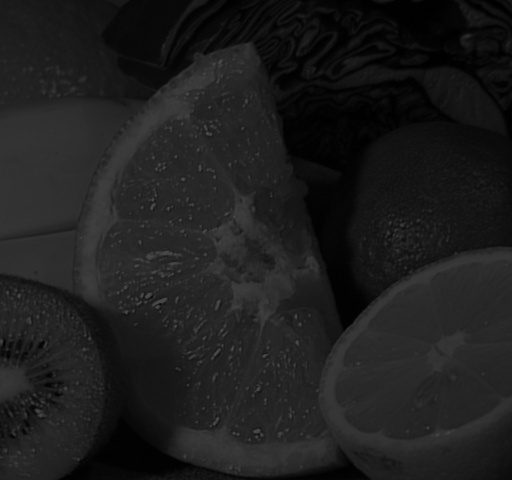
#> input picture Image_Processing/week02/fruits_div3.jpg, 512 x 480 px
$ python my_histogram.py   (older library calls are emulated)
#> lines starting #> are read from the running program, lines starting #| are printed output that depends on the picture
import numpy as np
import cv2
import matplotlib.pyplot as plt

def my_calcHist(src):
    h, w = src.shape[:2]                                  # src is (h by w) picture

    hist = np.zeros((256,), dtype=np.int)
    for row in range(h):                                  # src의 row, col 순회하면서
        for col in range(w):                              # histogram 작성
            intensity = src[row, col]
            hist[intensity] += 1
    return hist


def my_normalize_hist(hist, pixel_num):
    normalized_hist = np.divide(hist, pixel_num)             # hist / pixel_num
    return normalized_hist


def my_PDF2CDF(pdf):
    cdf = np.cumsum(pdf)                                    # 누적
    return cdf


def my_denormalize(normalized, gray_level):
    denormalized = np.multiply(normalized, gray_level)      # normalized / gray_level
    return denormalized


def my_calcHist_equalization(denormalized, hist):
    hist_equal = np.zeros(len(hist), dtype=np.uint8)
    for i in range(len(hist)):                      # equalization 수행
        hist_equal[denormalized[i]] += hist[i]      # denormalized[i]의 값이 index
    return hist_equal


def my_equal_img(src, output_gray_level):
    # histogram to image
    h, w = src.shape[:2]                          # initialization
    dst = np.zeros((h, w), dtype=np.uint8)
    for row in range(h):                            # 모든 row, col 순회하면서
        for col in range(w):                        # output_gray_level의 값 부여
            dst[row, col] = output_gray_level[src[row, col]]

    return dst

#input_image의  equalization된 histogram & image 를 return
def my_hist_equal(src):
    (h, w) = src.shape
    max_gray_level = 255
    histogram = my_calcHist(src)
    normalized_histogram = my_normalize_hist(histogram, h * w)      # PDF
    normalized_output = my_PDF2CDF(normalized_histogram)            # CDF
    denormalized_output = my_denormalize(normalized_output, max_gray_level)
    output_gray_level = denormalized_output.astype(int)             # floor operation
    hist_equal = my_calcHist_equalization(output_gray_level, histogram)


    plt.plot(denormalized_output, )             # mapping function
    plt.title('mapping function')
    plt.xlabel('input intensity')
    plt.ylabel('output intensity')
    plt.show()

    ### dst : equalization 결과 image
    dst = my_equal_img(src, output_gray_level)

    return dst, hist_equal

if __name__ == '__main__':

    src = cv2.imread('fruits_div3.jpg', cv2.IMREAD_GRAYSCALE)
#> src is the input picture: shape (480, 512); min 0, max 81, mean 29.6
    hist = my_calcHist(src)
#> after the loop in my_calcHist, `for row in range(h):`: hist = 256 values, max 8440 at index 37, min 0 at index 82, mean 960
    dst, hist_equal = my_hist_equal(src)
#> in my_hist_equal, `histogram = my_calcHist(src)`: histogram has the same summary as hist in my_calcHist
#> in my_normalize_hist, `normalized_hist = np.divide(hist, pixel_num)`: normalized_hist = 256 values, max 0.0343 at index 37, min 0 at index 82, mean 0.00391
#> in my_hist_equal, `normalized_histogram = my_normalize_hist(histogram, h * w)`: normalized_histogram has the same summary as normalized_hist in my_normalize_hist
#> in my_PDF2CDF, `cdf = np.cumsum(pdf)`: cdf = 256 values from 0.00305 to 1
#> in my_denormalize, `denormalized = np.multiply(normalized, gray_level)`: denormalized = 256 values from 0.778 to 255
#> in my_hist_equal, `output_gray_level = denormalized_output.astype(int)`: output_gray_level = 256 values from 0 to 255
#> in my_calcHist_equalization, `hist_equal = np.zeros(len(hist), dtype=np.uint8)`: hist_equal = 256 values from 0 to 0
#> after the loop in my_calcHist_equalization, `for i in range(len(hist)):`: hist_equal = 256 values, max 255 at index 96, min 0 at index 1, mean 35
#> in my_hist_equal, `plt.show()`:
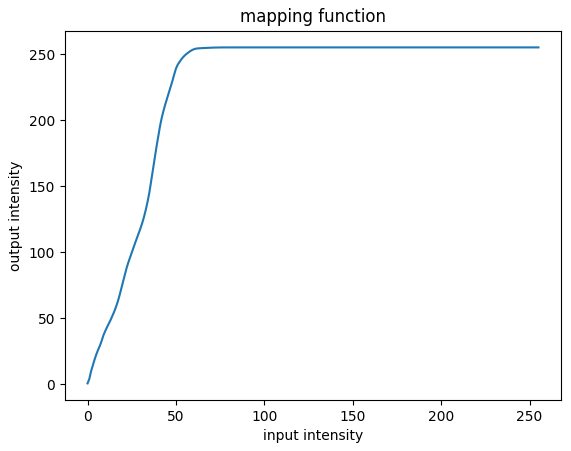
#> figure drawn by matplotlib, 1 panel; curve peaks at x = 81, y = 255
#> after the loop in my_equal_img, `for row in range(h):`:
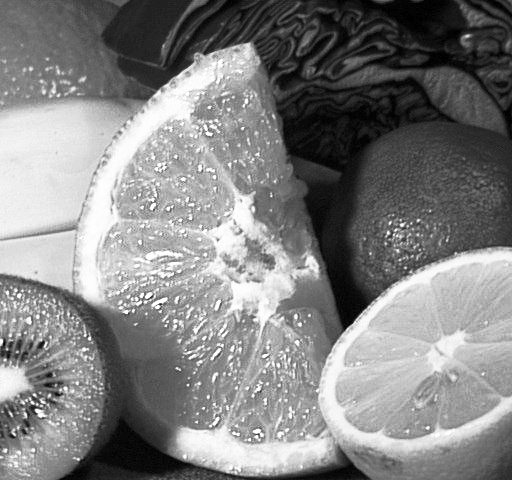
#> dst: shape (480, 512); min 0, max 255, mean 129.5


    # equalization before image
    plt.figure(figsize=(8, 5))
    cv2.imshow('original', src)
    binX = np.arange(len(hist))
#> binX = 256 values from 0 to 255
    plt.title('my histogram')
    plt.bar(binX, hist, width=0.5, color='g')
    plt.show()
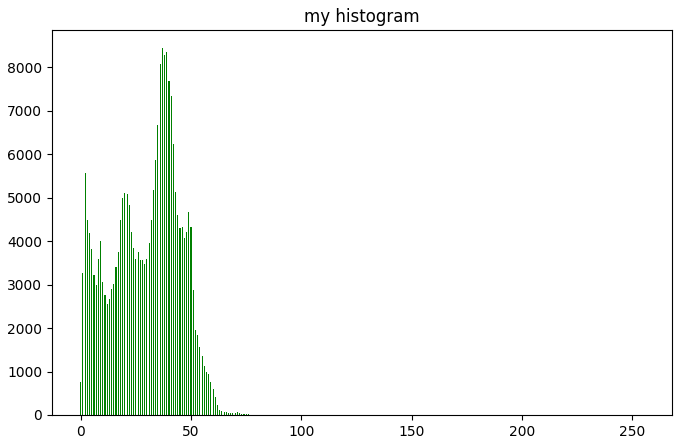
#> figure drawn by matplotlib, 1 panel; tallest bar 8440 high, from x = 36.75 to 37.25

    # equalization after image
    plt.figure(figsize=(8, 5))
    cv2.imshow('equalizetion after image', dst)
    binX = np.arange(len(hist_equal))
    plt.title('my histogram equalization')
    plt.bar(binX, hist_equal, width=0.5, color='g')
    plt.show()
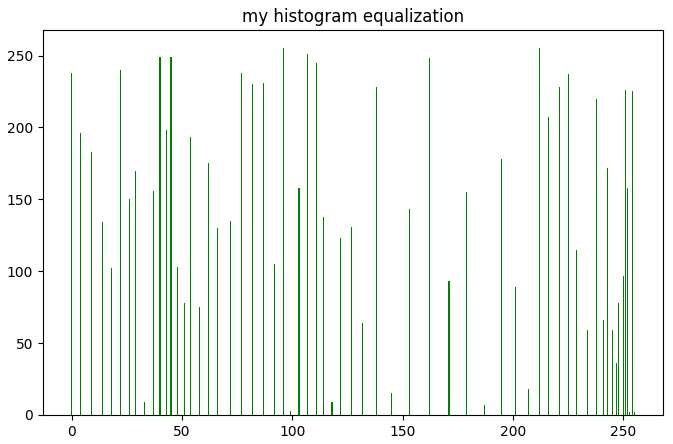
#> figure drawn by matplotlib, 1 panel

    cv2.waitKey()
    cv2.destroyAllWindows()
